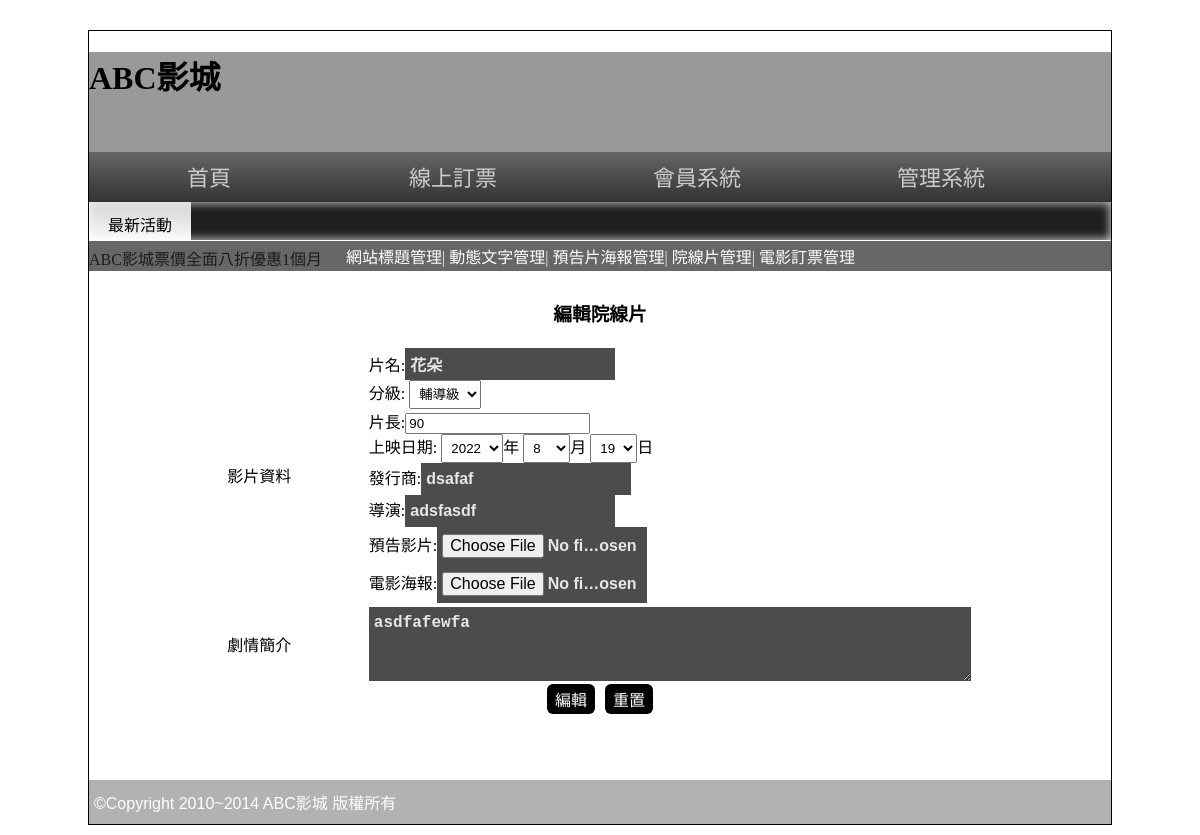
Page /back.php?do=edit_movie&id=4 (signed in) on the committed database.
### tables this page shows
CREATE TABLE `movie` (
  `id` int(11) UNSIGNED NOT NULL,
  `name` varchar(64) NOT NULL,
  `level` varchar(10) NOT NULL,
  `length` int(10) UNSIGNED NOT NULL,
  `ondate` date NOT NULL,
  `publish` text NOT NULL,
  `director` text NOT NULL,
  `trailer` text NOT NULL,
  `poster` text NOT NULL,
  `intro` text NOT NULL,
  `sh` int(10) UNSIGNED NOT NULL,
  `rank` int(10) UNSIGNED NOT NULL
);

### base.php (called while the page is built, shortened)
<?php
class DB{
    protected $dsn='mysql:host=localhost;charset=utf8;dbname=db03';
    protected $table;
    protected $pdo;
    function __construct($table)
    {
        $this->table=$table;
        $this->pdo=new PDO($this->dsn,'root','');
    }
   function find($arg){
    $sql="select * from $this->table where";
        if(is_array($arg)){
            foreach($arg as $key => $val){
                $tmp[]="`$key`='$val'";
            }
            $sql .=  join(" && ",$tmp);
        }else{
            $sql .= " `id`='$arg'";
        }
    return $this->pdo->query($sql)->fetch(PDO::FETCH_ASSOC);
   }
}
$Movie=new DB('movie');
?>

### back/edit_movie.php (the view, shortened to what this page needs)
<?php
$row=$Movie->find($_GET['id']);
$year=(int)explode('-',$row['ondate'])[0];
$month=(int)explode('-',$row['ondate'])[1];
$day=(int)explode('-',$row['ondate'])[2];
?>
<h3 class="ct">編輯院線片</h3>
<form action="./api/edit_movie.php" method="post" enctype="multipart/form-data">
<table style="width:75%;margin:auto">
    <tr>
        <td>影片資料</td>
        <td>
            <div><label>片名:</label><input type="text" name="name" value="<?=$row['name'];?>"></div>
            <div><label>分級:</label>
                <select name="level">
                    <option value="輔導級" <?=($row['level']=='輔導級')?'selected':'';?>>輔導級</option>
                </select>
            </div>
            <div><label>片長:</label><input type="number" name="length" value="<?=$row['length'];?>"></div>
            <div><label>上映日期:</label>
            <select name="year" >
                <option value="2022" <?=($year==2022)?'selected':'';?>>2022</option>
            </select>年
            <select name="month">
                <option value="8"  <?=($month==8)?'selected':'';?>>8</option>
            </select>月
            <select name="day">
                <?="<option value='{$day}'>{$day}</option>";?>
            </select>日
            </div>
            <div><label>發行商:</label><input type="text" name="publish" value="<?=$row['publish'];?>"></div>
            <div><label>導演:</label><input type="text" name="director" value="<?=$row['director'];?>"></div>
            <div><label>預告影片:</label><input type="file" name="trailer"></div>
            <div><label>電影海報:</label><input type="file" name="poster"></div>
        </td>
    </tr>
    <tr>
        <td>劇情簡介</td>
        <td><textarea name="intro" style="width:98%;height:60px"><?=$row['intro'];?></textarea></td>
    </tr>
</table>
<div class="ct">
    <input type="submit" value="編輯">
    <input type="reset" value="重置">
</div>
</form>

### css/css.css (style rules this page uses)
body { background:url(../icon/b.png); font-family:微軟正黑體; }
select,select option { padding:5px; }
input[type='text'],input[type='file'],input[type='password'],textarea,.button { width:200px; font-size:16px; padding:7px 5px 7px 5px; background:#4C4C4C; color:#E7E7E7; border:none; font:Open Sans,'微軟正黑體'; font-weight:600; }
input[type='button'],input[type='submit'],input[type='reset'],button,.button { background:#000; color:#fff; border:none; cursor:pointer; font-size:16px; text-decoration:none; padding: 3px 8px; border-radius: 6px; margin: 0 3px; }
.ct { text-align:center; }

### rows in the picture
movie: name "花朵", level "輔導級", length "90", year "2022", month "8", day "19", publish "dsafaf", director "adsfasdf", intro "asdfafewfa"
